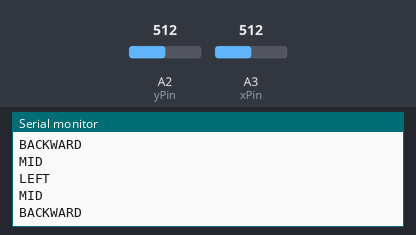
A sketch run on a simulated Arduino Uno, built with avr-gcc and run on an emulated ATmega328P. On the bench: the last lines printed to the serial monitor. The test bench sets the inputs (shaded band); at power-on: A2 (yPin) = 512, A3 (xPin) = 512.

Above: at 1.2 s.
1.3 s: A2 (yPin) set to 399
4.3 s: A2 (yPin) set to 374
At 5.3 s:
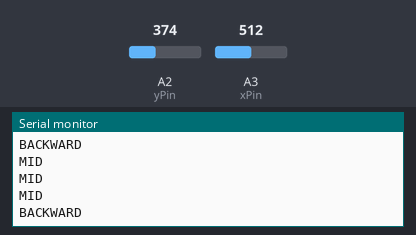
5.8 s: A3 (xPin) set to 398
7.3 s: A3 (xPin) set to 374
At 8.4 s:
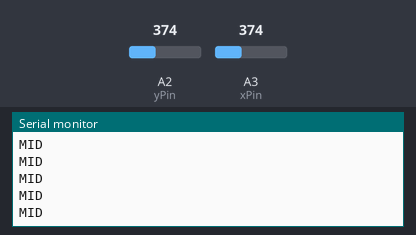
11.8 s: A3 (xPin) set to 325
13.3 s: A3 (xPin) set to 295
At 14.4 s:
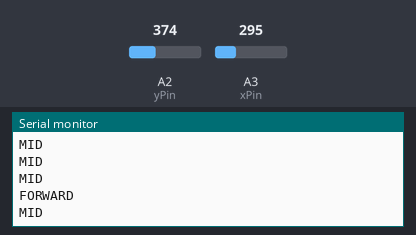

The sketch:

CODE1.3.ino
```cpp
 int Gnd=A0; //xyro (-)
 int Vcc=A4; //xyro (+)

  int xPin=A3; // X data
  int yPin=A2;// Y data


void setup()
{
  Serial.begin(9600);

  pinMode(Gnd,OUTPUT);
  pinMode(Vcc,OUTPUT);

            digitalWrite(Gnd,LOW);
            digitalWrite(Vcc,HIGH);
}

void loop()
{
  int Xval;
  int Yval;
  Xval = analogRead(xPin); // Reading X data
  Yval = analogRead(yPin); // Reading Y data

      if(Xval>390){
       Serial.println("BACKWARD"); // Voice 1
   }
  else{
       Serial.println("MID");
  }

   if(Xval<310){
       Serial.println("FORWARD"); // Voice 2
   }
  else{
       Serial.println("MID");
  }


      if(Yval>390){
       Serial.println("LEFT"); // Voice 3
   }
  else{
       Serial.println("MID");
  }

   if(Yval<310){
       Serial.println("RIGHT"); // Voice 4
   }
  else{
       Serial.println("MID");
  }


   delay(20);
}
```

Measured:
- the behaviour switches between 391 and 390 on A3 (xPin) (found by bisection; images 1 and 2)
- after the input at 13.3 s, the serial monitor: prints a new line after 0.07 s (image 3)
